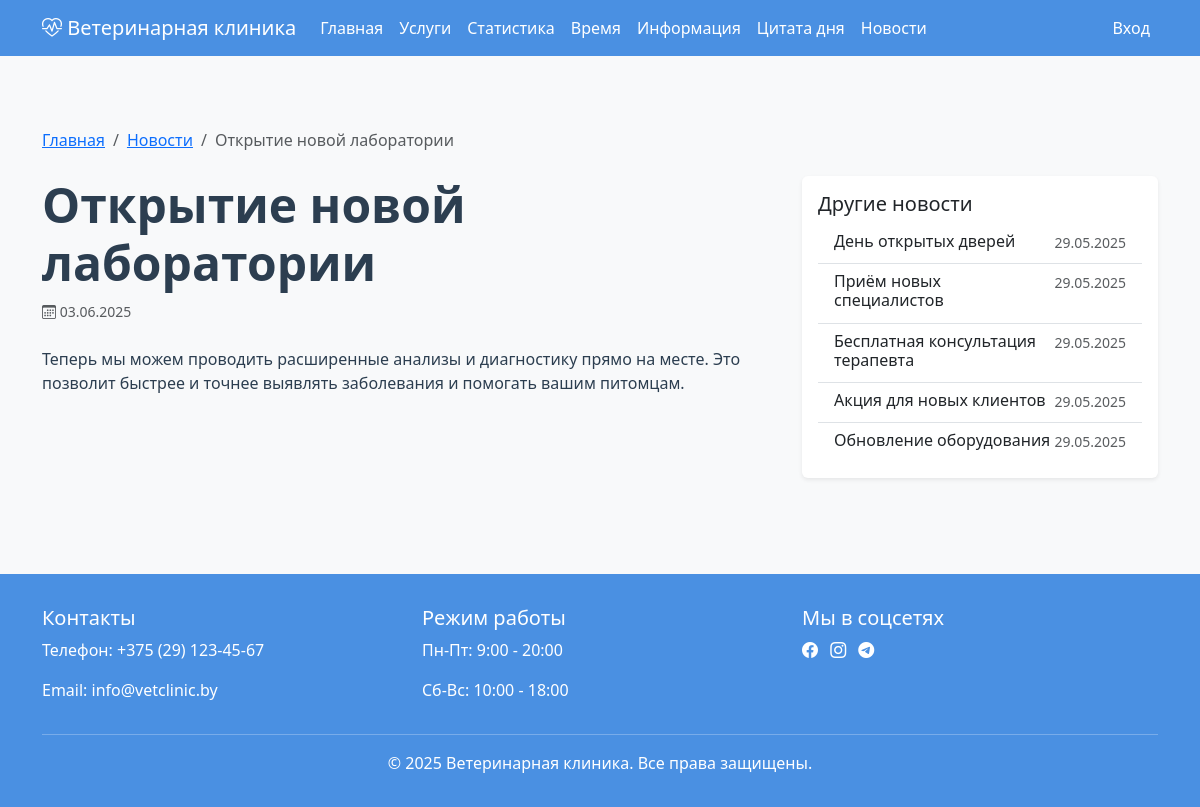
The app's page /news/54/ with its own data.
### main/models.py (models this page shows, shortened)
class News(models.Model):
    title = models.CharField(max_length=200, verbose_name='Заголовок')
    summary = models.CharField(max_length=300, verbose_name='Краткое содержание')
    content = models.TextField(verbose_name='Текст')
    image = models.ImageField(upload_to='news/', blank=True, null=True, verbose_name='Картинка')
    published_at = models.DateTimeField(auto_now_add=True, verbose_name='Дата публикации')
    created_at = models.DateTimeField(auto_now_add=True, verbose_name='Добавлено', null=True, blank=True)
    updated_at = models.DateTimeField(auto_now=True, verbose_name='Изменено', null=True, blank=True)
    class Meta:
        verbose_name = 'Новость'
        verbose_name_plural = 'Новости'

### main/views.py (the view)
# urls.py: path('news/<int:pk>/', views.NewsDetailView.as_view(), name='news_detail'),
class NewsDetailView(DetailView):
    model = News
    template_name = 'main/news_detail.html'
    context_object_name = 'news'
    def get_context_data(self, **kwargs):
        context = super().get_context_data(**kwargs)
        context['news_list'] = News.objects.exclude(pk=self.object.pk).order_by('-published_at')[:5]
        return context

### main/templates/main/news_detail.html (shortened to what this page needs)
{% extends 'base.html' %}
{% block content %}
<div class="container py-5">
    <nav aria-label="breadcrumb" class="mb-4">
        <ol class="breadcrumb">
            <li class="breadcrumb-item"><a href="{% url 'index' %}">Главная</a></li>
            <li class="breadcrumb-item"><a href="{% url 'news_list' %}">Новости</a></li>
            <li class="breadcrumb-item active" aria-current="page">{{ news.title }}</li>
        </ol>
    </nav>
    <div class="row">
        <div class="col-lg-8">
            <div class="mb-4">
                <h1 class="display-5 fw-bold">{{ news.title }}</h1>
                <div class="text-muted mb-3">
                    <small>
                        <i class="bi bi-calendar3"></i> {{ news.published_at|date:"d.m.Y" }}
                    </small>
                </div>
            </div>
            <div class="news-content">
                {{ news.content|linebreaks }}
            </div>
        </div>
        <div class="col-lg-4">
            <div class="card shadow-sm">
                <div class="card-body">
                    <h5 class="card-title">Другие новости</h5>
                    <div class="list-group list-group-flush">
                        {% for other_news in news_list %}
                            {% if other_news.pk != news.pk %}
                            <a href="{% url 'news_detail' other_news.pk %}" class="list-group-item list-group-item-action">
                                <div class="d-flex w-100 justify-content-between">
                                    <h6 class="mb-1">{{ other_news.title }}</h6>
                                    <small class="text-muted">{{ other_news.published_at|date:"d.m.Y" }}</small>
                                </div>
                            </a>
                            {% endif %}
                        {% endfor %}
                    </div>
                </div>
            </div>
        </div>
    </div>
</div>
{% endblock %}

### templates/base.html (style rules this page uses)
:root { --primary-color: #4a90e2; --secondary-color: #f39c12; --accent-color: #2ecc71; --background-color: #f8f9fa; --text-color: #2c3e50; }
body { background-color: var(--background-color); color: var(--text-color); }
.card { border: none; box-shadow: 0 2px 4px rgba(0,0,0,0.1); transition: transform 0.3s ease; }

### records on screen
News: title "Открытие новой лаборатории", published_at "03.06.2025", content "Теперь мы можем проводить расширенные анализы и диагностику прямо на месте. Это позволит быстрее и точнее выявлять заболевания и помогать вашим питомцам."
News: title "День открытых дверей", published_at "29.05.2025"
News: title "Приём новых специалистов", published_at "29.05.2025"
News: title "Бесплатная консультация терапевта", published_at "29.05.2025"
News: title "Акция для новых клиентов", published_at "29.05.2025"
News: title "Обновление оборудования", published_at "29.05.2025"
